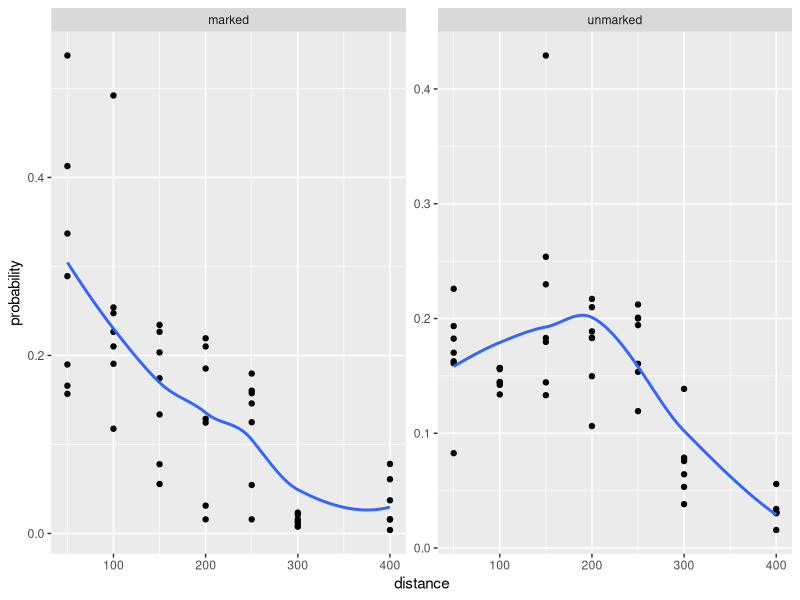

Source code (R):


library(readr)
library(readxl)
library(ggplot2)
library(tidyr)
library(plyr)
library(dplyr)
library(purrr)




data <- read_csv("MRR_all_collection_4_1.csv")

##exploring the data

#get total trapped adults in each round, we should expect a decay pattern by distance for marked but no pattern for unmarked
data1=data%>%group_by(round,marking_status)%>%summarise(adults1=sum(n_adults))

data2=data%>%group_by(round,marking_status,distance)%>%summarise(adults2=sum(n_adults))



data3=merge(data1,data2,by.y=c("round","marking_status"),all=T)

data3$probability=data3$adults2/data3$adults1

ggplot(data=data3,aes(x=distance,y=probability))+
  geom_point()+
  geom_smooth(se=F)+
  facet_wrap(~marking_status,scales = "free")




#####calculate MDT
data$annulus=data$distance
data$annulus=factor(data$annulus)
levels(data$annulus)
data$annulus=revalue(data$annulus, c("50"="1", "100"="2","150"="3","200"="4","250"="5","300"="6","400"="7"))

data1=data%>%group_by(round,day_collection,annulus,marking_status)%>%summarise(adults=sum(n_adults))



MDT=read_excel("MDT.xlsx")

data2=merge(data1[data1$marking_status=="marked",],MDT,by.y="annulus",all=T)

data2$ER=data2$adults*data2$CF/data2$number_traps


data3=data2%>%group_by(round,annulus,annulus_distance)%>%summarise(sum_ER=sum(ER))
data3$M=data3$annulus_distance*data3$sum_ER



data4=data3%>%group_by(round)%>%summarise(K=sum(sum_ER),N=sum(M))
data4$MDT=data4$N/data4$K








